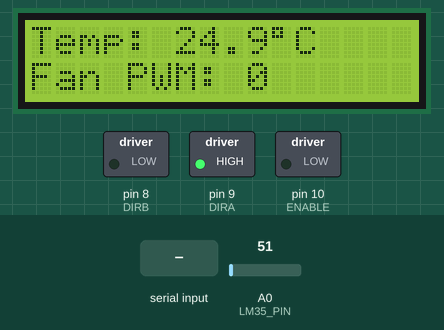
The sketch below on a simulated Arduino Uno, built with avr-gcc and run on an emulated ATmega328P. Shown: 16×2 character LCD, switched loads named in the sketch (green lamp = pin HIGH). Inputs (shaded band) come from the test bench; at power-on: A0 (LM35_PIN) = 51. What the sketch prints to the serial monitor is not drawn.

Above: at 3.2 s.
3.3 s: A0 (LM35_PIN) set to 86
At 4.8 s:
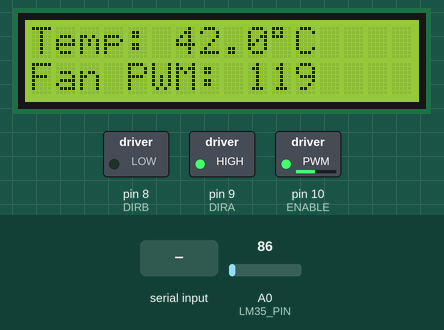
5.9 s: "ON\n" received over Serial
At 7.7 s:
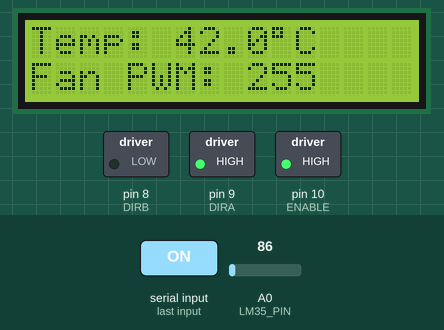
8.2 s: "OFF\n" received over Serial
At 10.2 s:
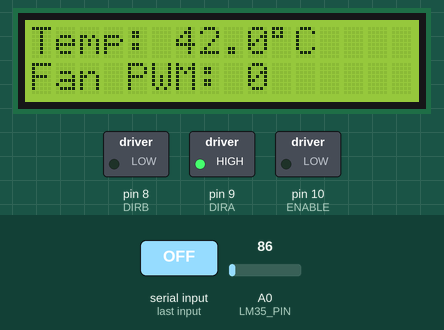
10.5 s: A0 (LM35_PIN) set to 71
At 11.9 s:
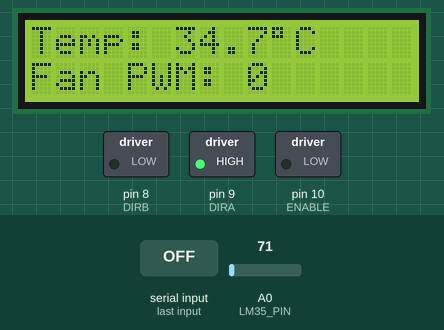
12.7 s: A0 (LM35_PIN) set to 61
At 14.6 s:
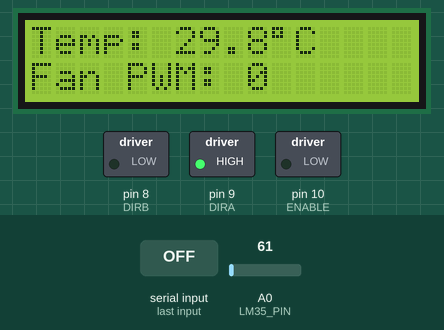
Timing chart, 0 to 16.0 s (numbered marks = the images above; inputs shaded):
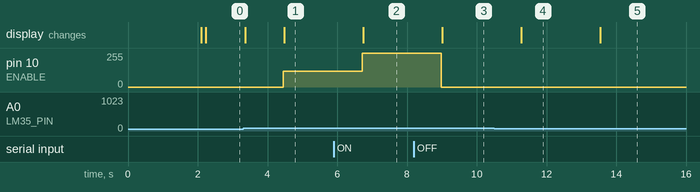

Measured:
- after the input at 3.3 s, pin 10 (ENABLE): 0/255 → 119/255 after 1.2 s; the display: first changes after 0.05 s (image 1 shows a later state)
- after the input at 5.9 s, pin 10 (ENABLE): 119/255 → 255/255 after 0.82 s; the display: changes after 0.85 s (image 2)
- after the input at 8.2 s, pin 10 (ENABLE): 255/255 → 0/255 after 0.78 s; the display: changes after 0.81 s (image 3)
- after the input at 10.5 s, the display: changes after 0.77 s (image 4)
- after the input at 12.7 s, the display: changes after 0.83 s (image 5)

The sketch:

FinalSmartFan.ino
```cpp
#include <LiquidCrystal_I2C.h>
#include <Wire.h>

// Pins
#define LM35_PIN A0     // LM35 sensor
#define ENABLE 10       // L293D ENA
#define DIRA 9          // L293D IN1
#define DIRB 8          // L293D IN2
#define VREF 5.0

LiquidCrystal_I2C lcd(0x27, 16, 2);

int fanSpeed = 0;
float temperature = 0;
bool autoMode = true;

String inputString = ""; // store incoming Bluetooth data
bool stringComplete = false;

float readTemperature() {
  long sum = 0;
  const int samples = 10;
  for (int i = 0; i < samples; i++) {
    sum += analogRead(LM35_PIN);
    delay(10);
  }
  float avg = sum / (float)samples;
  return avg * (VREF / 1023.0) * 100.0;
}

void setup() {
  Serial.begin(9600); // Bluetooth module connected to Serial

  pinMode(ENABLE, OUTPUT);
  pinMode(DIRA, OUTPUT);
  pinMode(DIRB, OUTPUT);

  digitalWrite(DIRA, HIGH); // Fan direction
  digitalWrite(DIRB, LOW);
  analogWrite(ENABLE, 0);   // Start with fan off

  lcd.init();
  lcd.backlight();
  lcd.setCursor(0, 0);
  lcd.print("Group 6 Project");
  lcd.setCursor(0, 1);
  lcd.print("Temp Fan Ctrl");
  delay(2000);
  lcd.clear();
}

void loop() {
  temperature = readTemperature();

  // Handle Bluetooth command
  if (stringComplete) {
    stringComplete = false;

    inputString.trim(); // clean the input
    if (inputString == "ON") {
      autoMode = false;
      fanSpeed = 255;
    } else if (inputString == "OFF") {
      autoMode = false;
      fanSpeed = 0;
    } else if (inputString == "AUTO") {
      autoMode = true;
    }

    inputString = ""; // clear the buffer
  }

  // Auto mode logic
  if (autoMode) {
    if (temperature < 35.0) {
      fanSpeed = 0;
    } else {
      fanSpeed = map(temperature, 35, 50, 0, 255);
      fanSpeed = constrain(fanSpeed, 0, 255);
    }
  }

  analogWrite(ENABLE, fanSpeed);

  // Send data to MIT App Inventor (format: "temp|speed")
  Serial.print(temperature, 1);
  Serial.print("|");
  Serial.println(fanSpeed);

  // Display on LCD
  lcd.setCursor(0, 0);
  lcd.print("Temp: ");
  lcd.print(temperature, 1);
  lcd.print((char)223);
  lcd.print("C    ");

  lcd.setCursor(0, 1);
  lcd.print("Fan PWM: ");
  lcd.print(fanSpeed);
  lcd.print("   ");

  delay(1000);
}

// Serial event: triggered when data received over Bluetooth
void serialEvent() {
  while (Serial.available()) {
    char inChar = (char)Serial.read();
    if (inChar == '\n') {
      stringComplete = true;
    } else {
      inputString += inChar;
    }
  }
}
```
